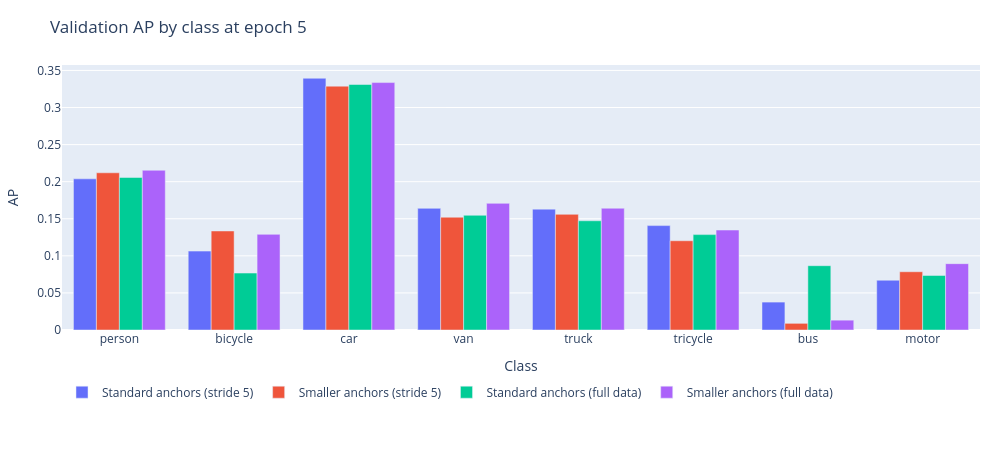

Notebook cell for this chart:
### Code cell
per_class_rows = [
    {
        "Experiment": PLOT_LABELS[run],
        "Class": name,
        "AP": result["metrics"][-1]["metrics"]["per_class_ap"][name],
    }
    for run, result in experiment_records.items()
    for name in CLASS_NAMES
]
per_class = pl.from_dicts(per_class_rows)
display(per_class)
figure = px.bar(
    per_class,
    x="Class",
    y="AP",
    color="Experiment",
    color_discrete_map=PLOT_COLORS,
    barmode="group",
    title="Validation AP by class at epoch 5",
)
figure.update_layout(
    width=1000,
    height=450,
    autosize=False,
    margin={"l": 55, "r": 20, "t": 65, "b": 120},
    legend={"orientation": "h", "x": 0, "y": -0.18, "yanchor": "top", "title_text": ""},
)
figure.show(renderer="plotly_mimetype", config={"responsive": False})

### Figure 1 — Plotly figure (JSON) as saved in the notebook; plotly's stock layout.template omitted (floating-point values rounded to 4 significant figures)
{"data": [{"alignmentgroup": "True", "hovertemplate": "Experiment=Standard anchors (stride 5)<br>Class=%{x}<br>AP=%{y}<extra></extra>", "legendgroup": "Standard anchors (stride 5)", "marker": {"color": "#636EFA", "pattern": {"shape": ""}}, "name": "Standard anchors (stride 5)", "offsetgroup": "Standard anchors (stride 5)", "orientation": "v", "showlegend": true, "textposition": "auto", "type": "bar", "x": ["person", "bicycle", "car", "van", "truck", "tricycle", "bus", "motor"], "xaxis": "x", "y": [0.2038, 0.1064, 0.3395, 0.1641, 0.163, 0.1408, 0.03764, 0.06712], "yaxis": "y"}, {"alignmentgroup": "True", "hovertemplate": "Experiment=Smaller anchors (stride 5)<br>Class=%{x}<br>AP=%{y}<extra></extra>", "legendgroup": "Smaller anchors (stride 5)", "marker": {"color": "#EF553B", "pattern": {"shape": ""}}, "name": "Smaller anchors (stride 5)", "offsetgroup": "Smaller anchors (stride 5)", "orientation": "v", "showlegend": true, "textposition": "auto", "type": "bar", "x": ["person", "bicycle", "car", "van", "truck", "tricycle", "bus", "motor"], "xaxis": "x", "y": [0.212, 0.1335, 0.3288, 0.1521, 0.156, 0.1203, 0.008979, 0.07856], "yaxis": "y"}, {"alignmentgroup": "True", "hovertemplate": "Experiment=Standard anchors (full data)<br>Class=%{x}<br>AP=%{y}<extra></extra>", "legendgroup": "Standard anchors (full data)", "marker": {"color": "#00CC96", "pattern": {"shape": ""}}, "name": "Standard anchors (full data)", "offsetgroup": "Standard anchors (full data)", "orientation": "v", "showlegend": true, "textposition": "auto", "type": "bar", "x": ["person", "bicycle", "car", "van", "truck", "tricycle", "bus", "motor"], "xaxis": "x", "y": [0.2057, 0.07676, 0.331, 0.1547, 0.1473, 0.1286, 0.08671, 0.07355], "yaxis": "y"}, {"alignmentgroup": "True", "hovertemplate": "Experiment=Smaller anchors (full data)<br>Class=%{x}<br>AP=%{y}<extra></extra>", "legendgroup": "Smaller anchors (full data)", "marker": {"color": "#AB63FA", "pattern": {"shape": ""}}, "name": "Smaller anchors (full data)", "offsetgroup": "Smaller anchors (full data)", "orientation": "v", "showlegend": true, "textposition": "auto", "type": "bar", "x": ["person", "bicycle", "car", "van", "truck", "tricycle", "bus", "motor"], "xaxis": "x", "y": [0.2154, 0.1289, 0.3336, 0.1708, 0.1642, 0.1348, 0.01325, 0.08946], "yaxis": "y"}], "layout": {"autosize": false, "barmode": "group", "height": 450, "legend": {"orientation": "h", "title": {"text": ""}, "tracegroupgap": 0, "x": 0, "y": -0.18, "yanchor": "top"}, "margin": {"b": 120, "l": 55, "r": 20, "t": 65}, "title": {"text": "Validation AP by class at epoch 5"}, "width": 1000, "xaxis": {"anchor": "y", "domain": [0, 1], "title": {"text": "Class"}}, "yaxis": {"anchor": "x", "domain": [0, 1], "title": {"text": "AP"}}}}
